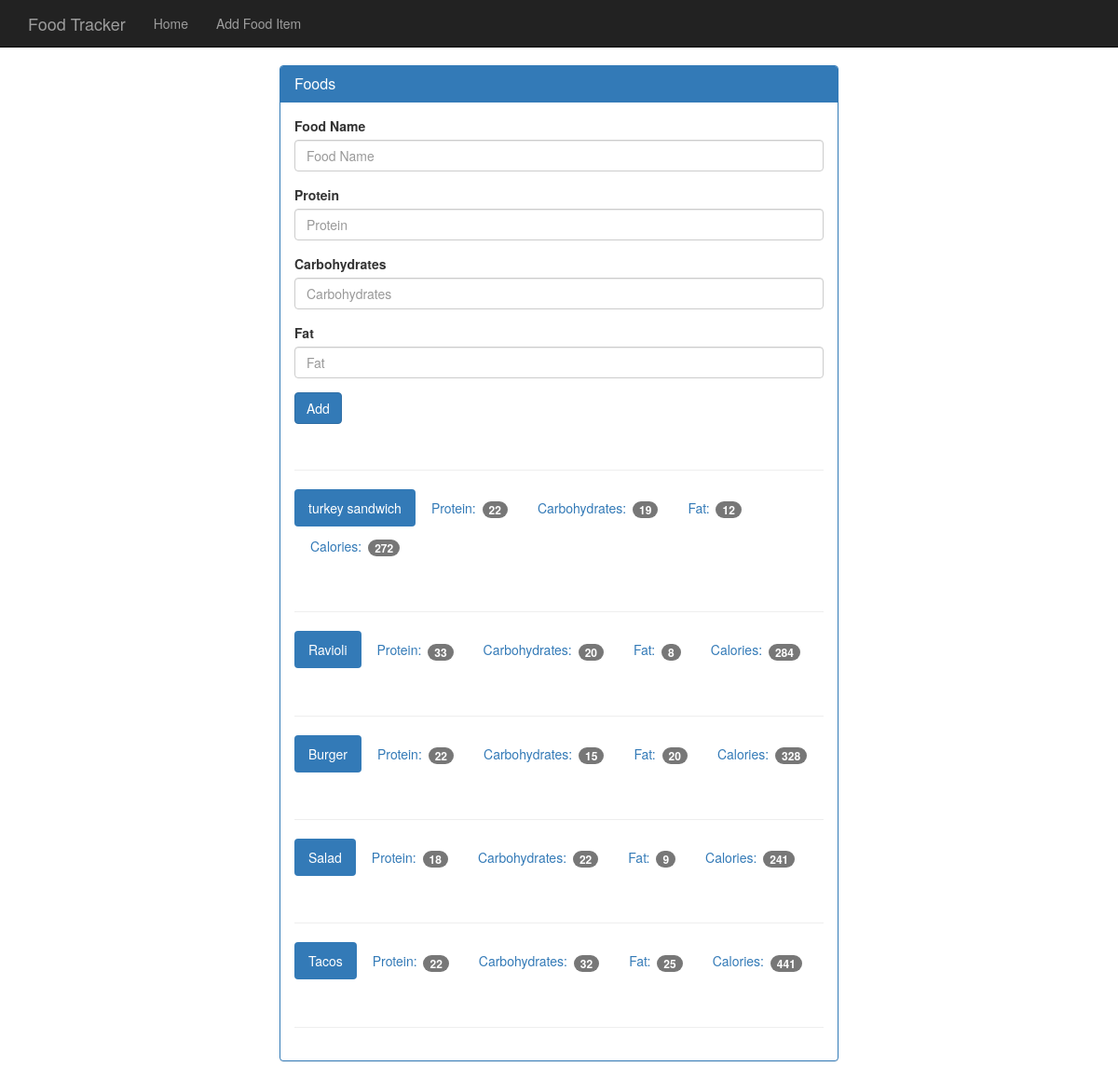
The app's page /food with its own data.
### tables this page shows
CREATE TABLE food 
(
    id integer primary key autoincrement,
    name text not null,
    protein integer not null,
    carbohydrates integer not null,
    fat integer not null,
    calories integer not null
);

### app.py (the view, shortened to what this page needs)
@app.route("/food", methods=["GET", "POST"])
def food():
    db = get_db()
    cur = db.execute("select name, protein, carbohydrates, fat, calories from food")
    results = cur.fetchall()
    return render_template("add_food.html", results=results)

### database.py (called while the page is built)
def connect_db():
    sql = sqlite3.connect(
        "/Users/jonathandelapaz/oreilly/flask/projects/food_tracker_app/food_log.db"
    )
    sql.row_factory = sqlite3.Row
    return sql

def get_db():
    if not hasattr(g, "sqlite3_db"):
        g.sqlite_db = connect_db()
    return g.sqlite_db

### templates/add_food.html (shortened to what this page needs)
{% extends 'base.html' %}
{% block body %}
  <div class="container theme-showcase col-sm-6 col-sm-offset-3" role="main">
    <div class="row">
      <div>
        <div class="panel panel-primary">
          <div class="panel-heading">
            <h3 class="panel-title">Foods</h3>
          </div>
          <div class="panel-body">
            <form method="POST" action="{{url_for('food')}}">
              <div class="form-group">
                <label for="food-name">Food Name</label>
                <input type="text" class="form-control" name="food-name" id="food-name" placeholder="Food Name">
              </div>
              <div class="form-group">
                <label for="protein">Protein</label>
                <input type="number" class="form-control" name="protein" id="protein" placeholder="Protein">
              </div>
              <div class="form-group">
                <label for="carbohydrates">Carbohydrates</label>
                <input type="number" class="form-control" name="carb" id="carbohydrates" placeholder="Carbohydrates">
              </div>
              <div class="form-group">
                <label for="fat">Fat</label>
                <input type="number" name="fat" class="form-control" id="fat" placeholder="Fat">
              </div>
              <button type="submit" class="btn btn-primary">Add</button>
            </form>
            <div class="page-header"></div>
            {% for food in results %}
            <ul class="nav nav-pills" role="tablist">
              <li class="active"><a>{{food.name}}</a></li>
              <li><a>Protein: <span class="badge">{{food.protein}}</span></a></li>
              <li><a>Carbohydrates: <span class="badge">{{food.carbohydrates}}</span></a></li>
              <li><a>Fat: <span class="badge">{{food.fat}}</span></a></li>
              <li><a>Calories: <span class="badge">{{food.calories}}</span></a></li>
            </ul>
            <div class="page-header"></div>
            {%endfor%}
          </div>
        </div>
      </div>
    </div>
  </div>
{% endblock %}

### templates/base.html (shortened to what this page needs)
<!DOCTYPE html>
<html lang="en">
<head>
<link href="{{url_for('static', filename='bootstrap.min.css')}}" rel="stylesheet">
<link href="{{url_for('static', filename='theme.css')}}" rel="stylesheet">
</head>
<body>
    <nav class="navbar navbar-inverse navbar-fixed-top">
        <div class="container">
            <div class="navbar-header">
            <a class="navbar-brand" href="{{url_for('index')}}">Food Tracker</a>
            </div>
            <div id="navbar" class="navbar-collapse collapse">
            <ul class="nav navbar-nav">
                <li><a href="{{url_for('index')}}">Home</a></li>
                <li><a href="{{url_for('food')}}">Add Food Item</a></li>
            </ul>
            </div>
        </div>
    </nav>
{% block body %}
{% endblock %}
</body>
</html>

### static/theme.css (style rules this page uses)
body { padding-top: 70px; padding-bottom: 30px; }

### records on screen
food: name "turkey sandwich", protein "22", carbohydrates "19", fat "12", calories "272"
food: name "Ravioli", protein "33", carbohydrates "20", fat "8", calories "284"
food: name "Burger", protein "22", carbohydrates "15", fat "20", calories "328"
food: name "Salad", protein "18", carbohydrates "22", fat "9", calories "241"
food: name "Tacos", protein "22", carbohydrates "32", fat "25", calories "441"
